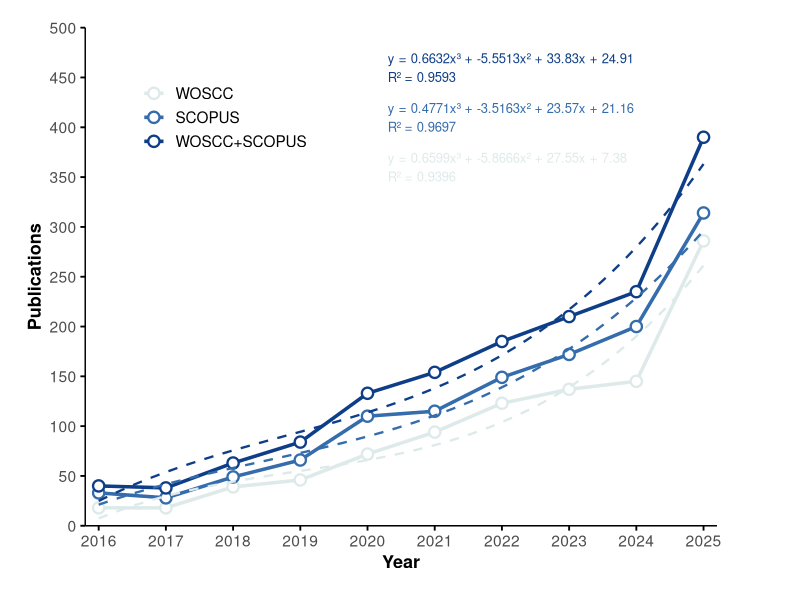
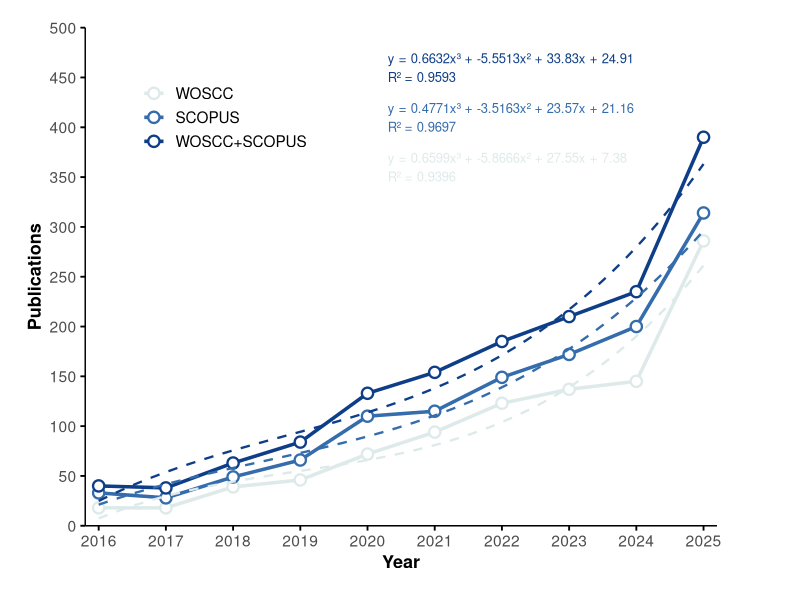
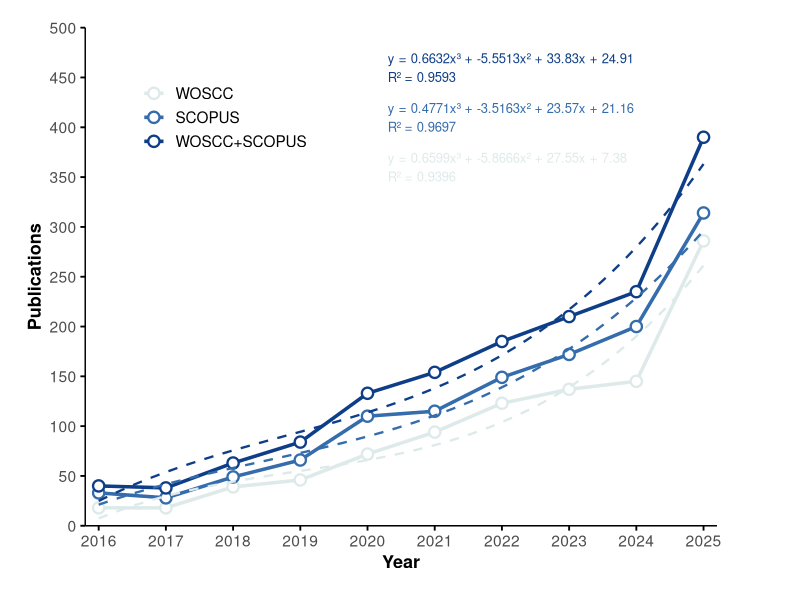

Reproduce these figures in R, in order.
# ============================================================================
# Cubic growth-curve fits and panel C of Figure 2
#
# Original analysis script (file name on the author's workstation: 代码V1.R,
# figure folder "3.拟合图"), included verbatim apart from this header so that
# the fitted curves and the R2 values printed in Figure 2C of the manuscript
# can be regenerated.
#
# The three annual series below are identical to
# data_derived/annual_output_by_database.csv.
#
# Note on the figure: the three annotated equations are drawn in the colour of
# the series they belong to (Total = #0E3E87, SCOPUS = #346CAC,
# WOSCC = #DEEAEA), so the annotated order is Total, SCOPUS, WOSCC while the
# legend order is WOSCC, SCOPUS, WOSCC+SCOPUS.
#
# Requires: tidyverse (ggplot2, dplyr, tidyr).
# ============================================================================

library(tidyverse)

# ========== 1. 数据 ==========
df <- data.frame(
  Year = 2016:2025,
  WOSCC = c(18, 18, 39, 46, 72, 94, 123, 137, 145, 286),
  SCOPUS = c(33, 28, 49, 66, 110, 115, 149, 172, 200, 314),
  Total = c(40, 38, 63, 84, 133, 154, 185, 210, 235, 390)
)

df_long <- df %>%
  pivot_longer(cols = c(WOSCC, SCOPUS, Total),
               names_to = "Database", 
               values_to = "Publications")

df_long$Database <- factor(df_long$Database, 
                           levels = c("WOSCC", "SCOPUS", "Total"),
                           labels = c("WOSCC", "SCOPUS", "WOSCC+SCOPUS"))

# ========== 2. 拟合（年份中心化，避免NA） ==========
get_poly3_stats <- function(x, y) {
  x0 <- x - min(x)  # 2016年设为0，数值稳定
  fit <- lm(y ~ poly(x0, 3, raw = TRUE))
  r2 <- summary(fit)$r.squared
  cf <- coef(fit)
  # 公式字符串（x代表Year-2016）
  formula_str <- sprintf("y = %.4fx³ + %.4fx² + %.2fx + %.2f\nR² = %.4f",
                         cf[4], cf[3], cf[2], cf[1], r2)
  return(list(formula = formula_str))
}

stats_wos <- get_poly3_stats(df$Year, df$WOSCC)
stats_sco <- get_poly3_stats(df$Year, df$SCOPUS)
stats_tot <- get_poly3_stats(df$Year, df$Total)

cat("WOSCC:", stats_wos$formula, "\n\n")
cat("SCOPUS:", stats_sco$formula, "\n\n")
cat("Total:", stats_tot$formula, "\n\n")

# ========== 3. 画图（无背景网格，无上下右边框） ==========
p <- ggplot(df_long, aes(x = Year, y = Publications, color = Database)) +
  
  # 实线 + 空心圆点
  geom_line(linewidth = 1.2) +
  geom_point(size = 3, shape = 21, fill = "white", stroke = 1.2) +
  
  # 虚线拟合
  geom_smooth(data = subset(df_long, Database == "WOSCC"),
              method = "lm", formula = y ~ I(x-2016) + I((x-2016)^2) + I((x-2016)^3),
              se = FALSE, linetype = "dashed", linewidth = 0.8, color = "#DEEAEA") +
  geom_smooth(data = subset(df_long, Database == "SCOPUS"),
              method = "lm", formula = y ~ I(x-2016) + I((x-2016)^2) + I((x-2016)^3),
              se = FALSE, linetype = "dashed", linewidth = 0.8, color = "#346CAC") +
  geom_smooth(data = subset(df_long, Database == "WOSCC+SCOPUS"),
              method = "lm", formula = y ~ I(x-2016) + I((x-2016)^2) + I((x-2016)^3),
              se = FALSE, linetype = "dashed", linewidth = 0.8, color = "#0E3E87") +
  
  # 坐标轴
  scale_x_continuous(breaks = 2016:2025, expand = c(0.02, 0.02)) +
  scale_y_continuous(limits = c(0, 500), breaks = seq(0, 500, 50),
                     expand = c(0, 0)) +
  
  scale_color_manual(values = c("WOSCC" = "#DEEAEA", 
                                "SCOPUS" = "#346CAC", 
                                "WOSCC+SCOPUS" = "#0E3E87")) +
  
  # 主题：去掉背景横线/竖线，去掉上下右边框，只保留左下L形轴
  theme_classic(base_size = 14) +
  theme(
    panel.grid.major = element_blank(),      # 去掉背景横线
    panel.grid.minor = element_blank(),      # 去掉背景细线
    panel.border = element_blank(),          # 去掉四周边框
    axis.line = element_line(color = "black", linewidth = 0.5),  # 左下轴线
    axis.line.y.right = element_blank(),     # 去掉右边竖杠
    axis.line.x.top = element_blank(),       # 去掉上面横杠
    axis.ticks = element_line(color = "black"),
    legend.position = c(0.22, 0.82),
    legend.background = element_blank(),
    legend.title = element_blank(),
    legend.text = element_text(size = 11),
    axis.title.x = element_text(size = 13, face = "bold"),
    axis.title.y = element_text(size = 13, face = "bold"),
    plot.margin = margin(20, 60, 20, 20)
  ) +
  
  labs(x = "Year", y = "Publications") +
  
  # 公式文本（位置可根据实际显示微调）
  annotate("text", x = 2020.3, y = 460, 
           label = stats_tot$formula, 
           color = "#0E3E87", size = 3.3, hjust = 0) +
  annotate("text", x = 2020.3, y = 410, 
           label = stats_sco$formula, 
           color = "#346CAC", size = 3.3, hjust = 0) +
  annotate("text", x = 2020.3, y = 360, 
           label = stats_wos$formula, 
           color = "#DEEAEA", size = 3.3, hjust = 0)

print(p)

# ========== 4. 保存 ==========
ggsave("Figure2A_Clean.png", p, 
       width = 10, height = 7, dpi = 300, bg = "white")

ggsave("Figure2A_Clean.tiff", p, 
       width = 10, height = 7, dpi = 300, bg = "white", compression = "lzw")
